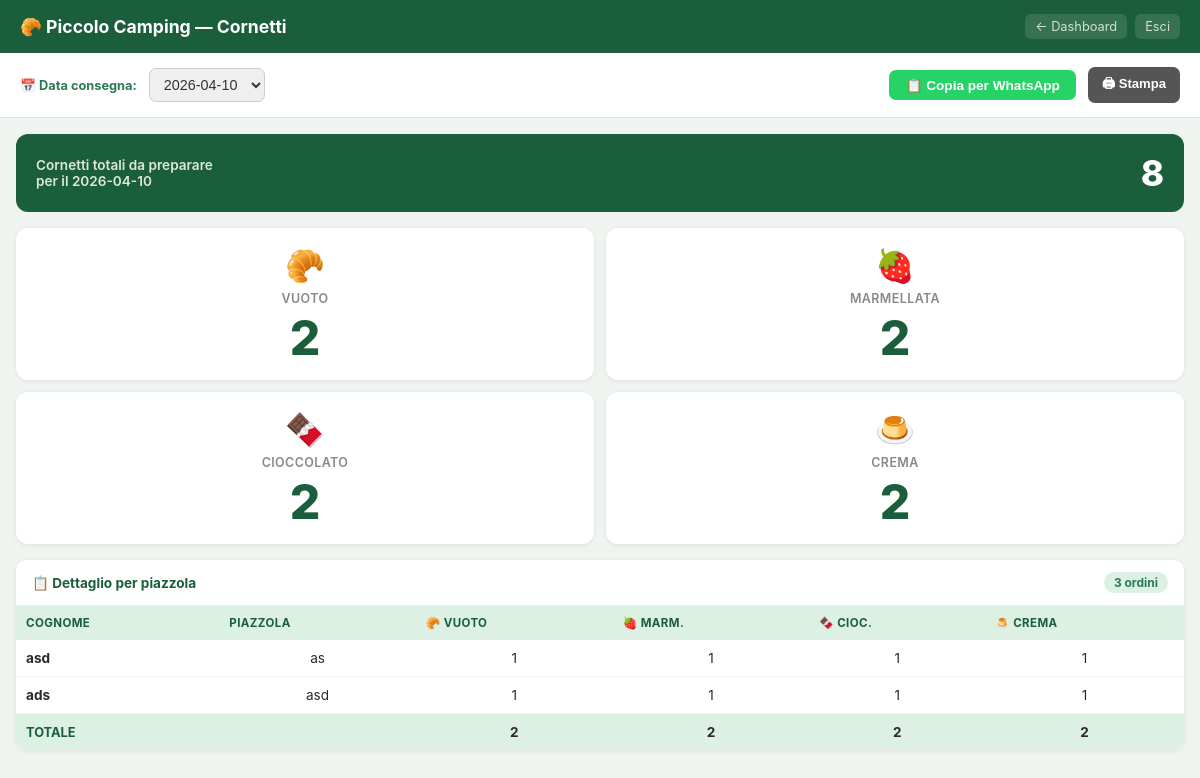
Before: /manager/cornetti (signed in) with the older database file.
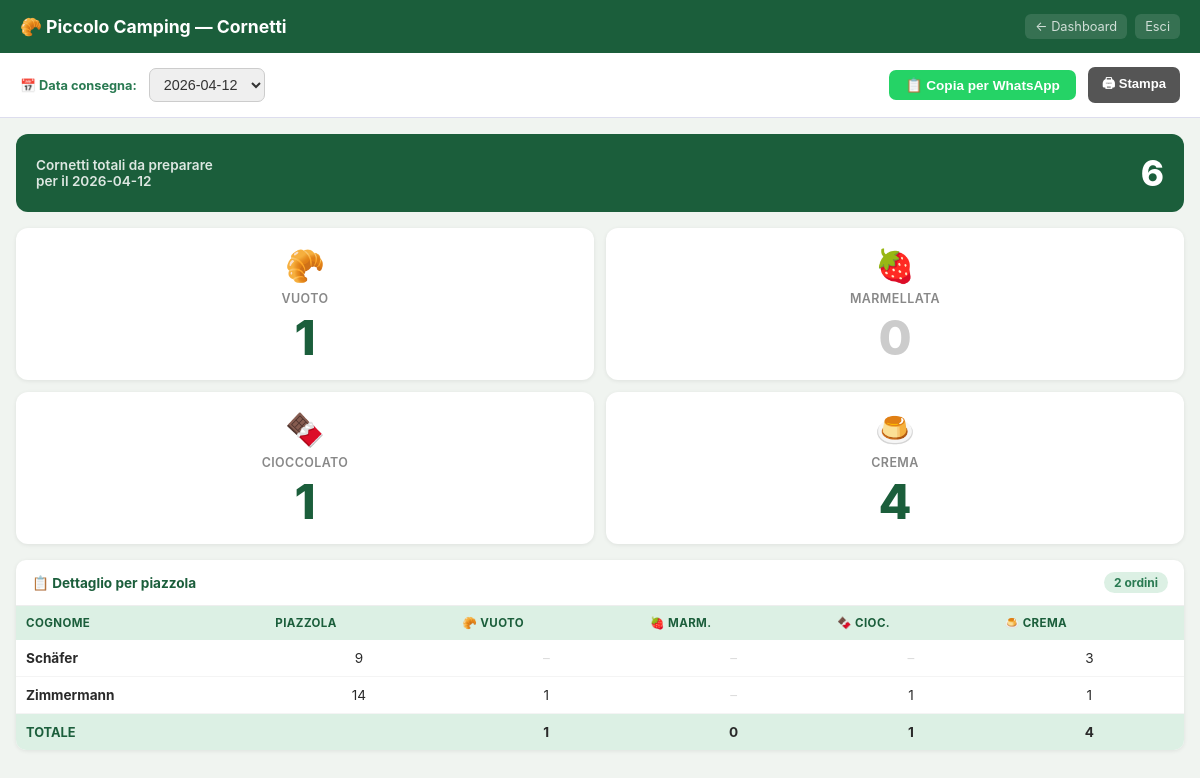
After: the same page with the newer database file.
### tables this page shows
CREATE TABLE orders (
            id                  INTEGER PRIMARY KEY AUTOINCREMENT,
            created_at          TEXT    DEFAULT (datetime('now','localtime')),
            delivery_date       TEXT    NOT NULL,
            customer_name       TEXT    NOT NULL,
            pitch_number        TEXT    NOT NULL,
            francesino          INTEGER DEFAULT 0,
            grano_duro          INTEGER DEFAULT 0,
            multicereale        INTEGER DEFAULT 0,
            cornetto_vuoto      INTEGER DEFAULT 0,
            cornetto_marmellata INTEGER DEFAULT 0,
            cornetto_cioccolato INTEGER DEFAULT 0,
            cornetto_crema      INTEGER DEFAULT 0,
            total_amount        REAL    DEFAULT 0
        );

### app.py (the view)
@app.route('/manager/cornetti')
def manager_cornetti():
    if not session.get('mgr'):
        return redirect(url_for('manager_login'))
    today = datetime.now().strftime('%Y-%m-%d')
    with get_db() as conn:
        dates = conn.execute(
            'SELECT DISTINCT delivery_date FROM orders ORDER BY delivery_date DESC'
        ).fetchall()
        sel = request.args.get('date') or (dates[0]['delivery_date'] if dates else today)
        orders = conn.execute(
            'SELECT * FROM orders WHERE delivery_date=? ORDER BY created_at',
            (sel,)).fetchall()
    cornetti_keys = ['cornetto_vuoto', 'cornetto_marmellata', 'cornetto_cioccolato', 'cornetto_crema']
    totals = {k: sum(o[k] for o in orders) for k in cornetti_keys}
    grand  = sum(totals.values())
    return render_template('cornetti.html',
                           orders=orders, dates=dates,
                           selected_date=sel,
                           totals=totals,
                           grand_total=grand)

### app.py (called while the page is built)
def get_db():
    conn = sqlite3.connect(DB_PATH)
    conn.row_factory = sqlite3.Row
    return conn

### templates/cornetti.html (shortened to what this page needs)
<!DOCTYPE html>
<html lang="it">
<head>
</head>
<body>
<div class="hdr">
  <h1>🥐 Piccolo Camping — Cornetti</h1>
  <div class="hdr-links">
    <a href="/manager/dashboard">← Dashboard</a>
    <a href="/manager/logout">Esci</a>
  </div>
</div>
<div class="date-bar no-print">
  <label>📅 Data consegna:</label>
  <form method="GET" action="/manager/cornetti"
        style="display:inline-flex;gap:8px;align-items:center">
    <select name="date" onchange="this.form.submit()">
      {% for d in dates %}
      <option value="{{ d['delivery_date'] }}"
        {% if d['delivery_date'] == selected_date %}selected{% endif %}>
        {{ d['delivery_date'] }}
      </option>
      {% endfor %}
    </select>
  </form>
  <button class="copy-btn" id="btn_copia" onclick="copiaOrdine()">
    📋 Copia per WhatsApp
  </button>
  <button class="print-btn no-print" onclick="window.print()">🖨 Stampa</button>
</div>
<div class="grand-banner">
  <h2>Cornetti totali da preparare<br>per il {{ selected_date }}</h2>
  <span>{{ grand_total }}</span>
</div>
<div class="cards">
  <div class="card {% if totals.cornetto_vuoto == 0 %}card-zero{% endif %}">
    <div class="card-icon">🥐</div>
    <div class="card-name">Vuoto</div>
    <div class="card-qty">{{ totals.cornetto_vuoto }}</div>
  </div>
  <div class="card {% if totals.cornetto_marmellata == 0 %}card-zero{% endif %}">
    <div class="card-icon">🍓</div>
    <div class="card-name">Marmellata</div>
    <div class="card-qty">{{ totals.cornetto_marmellata }}</div>
  </div>
  <div class="card {% if totals.cornetto_cioccolato == 0 %}card-zero{% endif %}">
    <div class="card-icon">🍫</div>
    <div class="card-name">Cioccolato</div>
    <div class="card-qty">{{ totals.cornetto_cioccolato }}</div>
  </div>
  <div class="card {% if totals.cornetto_crema == 0 %}card-zero{% endif %}">
    <div class="card-icon">🍮</div>
    <div class="card-name">Crema</div>
    <div class="card-qty">{{ totals.cornetto_crema }}</div>
  </div>
</div>
<div class="table-wrap">
  <div class="table-title">
    <span>📋 Dettaglio per piazzola</span>
    <span class="badge">{{ orders|length }} ordini</span>
  </div>
  {% if orders %}
  <div style="overflow-x:auto">
  <table>
    <thead>
      <tr>
        <th>Cognome</th>
        <th>Piazzola</th>
        <th title="Cornetto vuoto">🥐 Vuoto</th>
        <th title="Cornetto marmellata">🍓 Marm.</th>
        <th title="Cornetto cioccolato">🍫 Cioc.</th>
        <th title="Cornetto crema">🍮 Crema</th>
      </tr>
    </thead>
    <tbody>
      {% for o in orders %}
      {% set row_total = o['cornetto_vuoto'] + o['cornetto_marmellata'] + o['cornetto_cioccolato'] + o['cornetto_crema'] %}
      {% if row_total > 0 %}
      <tr>
        <td><strong>{{ o['customer_name'] }}</strong></td>
        <td class="td-num">{{ o['pitch_number'] }}</td>
        <td class="td-num {% if not o['cornetto_vuoto'] %}td-zero{% endif %}">
          {{ o['cornetto_vuoto'] if o['cornetto_vuoto'] else '–' }}
        </td>
        <td class="td-num {% if not o['cornetto_marmellata'] %}td-zero{% endif %}">
          {{ o['cornetto_marmellata'] if o['cornetto_marmellata'] else '–' }}
        </td>
        <td class="td-num {% if not o['cornetto_cioccolato'] %}td-zero{% endif %}">
          {{ o['cornetto_cioccolato'] if o['cornetto_cioccolato'] else '–' }}
        </td>
        <td class="td-num {% if not o['cornetto_crema'] %}td-zero{% endif %}">
          {{ o['cornetto_crema'] if o['cornetto_crema'] else '–' }}
        </td>
      </tr>
      {% endif %}
      {% endfor %}
      <tr class="totals-row">
        <td colspan="2" style="color:var(--green);font-size:.8rem">TOTALE</td>
        <td class="td-num">{{ totals.cornetto_vuoto }}</td>
        <td class="td-num">{{ totals.cornetto_marmellata }}</td>
        <td class="td-num">{{ totals.cornetto_cioccolato }}</td>
        <td class="td-num">{{ totals.cornetto_crema }}</td>
      </tr>
    </tbody>
  </table>
  </div>
  {% else %}
  <div class="empty-msg">
    📭 Nessun ordine con cornetti per il {{ selected_date }}
  </div>
  {% endif %}
</div>
</body>
</html>

### templates/cornetti.html (style rules this page uses)
:root { --green:#1B5E3B;--green2:#2A7A52;--gold:#C8880A; --cream:#FDFAF4;--lightg:#DCF0E4 }
* { box-sizing:border-box;margin:0;padding:0 }
body { font-family:-apple-system,BlinkMacSystemFont,'Segoe UI',sans-serif; background:#f0f4f0;color:#2a2a2a;padding:0 0 40px }
.hdr { background:var(--green);color:#fff;padding:14px 20px; display:flex;align-items:center;justify-content:space-between; box-shadow:0 2px 6px rgba(0,0,0,.2);gap:12px;flex-wrap:wrap }
.hdr h1 { font-size:1.1rem }
.hdr-links { display:flex;gap:8px }
.hdr a { color:#fff;font-size:.8rem;opacity:.8;text-decoration:none; background:rgba(255,255,255,.15);padding:5px 10px;border-radius:6px; white-space:nowrap }
.date-bar { background:#fff;padding:14px 20px;border-bottom:1px solid #dde; display:flex;align-items:center;gap:12px;flex-wrap:wrap }
.date-bar label { font-size:.8rem;font-weight:700;color:var(--green2) }
.date-bar select { padding:7px 10px;border:1.5px solid #ccc;border-radius:7px; font-size:.9rem;color:#333;cursor:pointer }
.copy-btn { margin-left:auto;background:#25D366;color:#fff;padding:7px 16px; border:none;border-radius:7px;font-size:.85rem;font-weight:600; cursor:pointer;white-space:nowrap;transition:background .2s }
.print-btn { background:#555;color:#fff;padding:7px 14px;border:none; border-radius:7px;font-size:.82rem;font-weight:600;cursor:pointer }
.grand-banner { margin:16px 16px 0;background:var(--green);color:#fff; border-radius:12px;padding:18px 20px; display:flex;align-items:center;justify-content:space-between }
.grand-banner h2 { font-size:.85rem;opacity:.85;font-weight:600 }
.grand-banner span { font-size:2.2rem;font-weight:800 }
.cards { display:grid;grid-template-columns:repeat(2,1fr);gap:12px; padding:16px }
.card { background:#fff;border-radius:12px;padding:18px 16px; box-shadow:0 1px 4px rgba(0,0,0,.08);text-align:center }
.card-icon { font-size:2rem;margin-bottom:6px }
.card-name { font-size:.78rem;color:#888;font-weight:600; text-transform:uppercase;letter-spacing:.4px;margin-bottom:8px }
.card-qty { font-size:3rem;font-weight:800;color:var(--green);line-height:1 }
.card-zero .card-qty { color:#ccc }
.table-wrap { margin:0 16px;background:#fff;border-radius:10px;overflow:hidden; box-shadow:0 1px 4px rgba(0,0,0,.08) }
.table-title { padding:12px 16px;font-size:.85rem;font-weight:700; color:var(--green);border-bottom:1px solid #eee; display:flex;justify-content:space-between;align-items:center }
.badge { background:var(--lightg);color:var(--green2); font-size:.75rem;padding:3px 10px;border-radius:20px }
table { width:100%;border-collapse:collapse;font-size:.85rem }
thead tr { background:var(--lightg) }
th { padding:10px 10px;text-align:left;font-size:.72rem;color:var(--green); font-weight:700;text-transform:uppercase;letter-spacing:.4px;white-space:nowrap }
td { padding:10px 10px;border-bottom:1px solid #f4f4f4 }
tr:last-child td { border-bottom:none }
.td-num { text-align:center }
.td-zero { color:#ddd }
.totals-row td { background:var(--lightg);font-weight:700 }

Changed rows visible on the page:
removed orders: customer_name "asd", pitch_number "as", cornetto_vuoto "1", cornetto_marmellata "1", cornetto_cioccolato "1", cornetto_crema "1"
removed orders: customer_name "ads", pitch_number "asd", cornetto_vuoto "1", cornetto_marmellata "1", cornetto_cioccolato "1", cornetto_crema "1"
added orders: customer_name "Schäfer", pitch_number "9", cornetto_vuoto "–", cornetto_marmellata "–", cornetto_cioccolato "–", cornetto_crema "3"
added orders: customer_name "Zimmermann", pitch_number "14", cornetto_vuoto "1", cornetto_marmellata "–", cornetto_cioccolato "1", cornetto_crema "1"
Other visible differences:
form field date: "2026-04-10" → "2026-04-12"
{{ selected_date }}: "2026-04-10" → "2026-04-12"
{{ grand_total }}: "8" → "6"
{{ totals.cornetto_vuoto }}: "2" → "1"
{{ totals.cornetto_marmellata }}: "2" → "0"
{{ totals.cornetto_cioccolato }}: "2" → "1"
{{ totals.cornetto_crema }}: "2" → "4"
{{ orders|length }}: "3" → "2"
